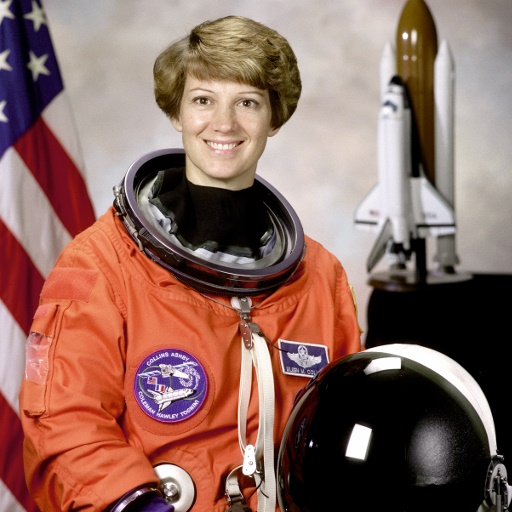
#> input picture 5th_year/Computer_Vision/lab8/image.jpg, 512 x 512 px
$ python haar-cascade.py
#> lines starting #> are read from the running program, lines starting #| are printed output that depends on the picture; after the words box and inside, x2 and y2 are one past the last pixel; in counts of white or black regions, pixels touching at a corner belong together
import cv2

face_cascade = cv2.CascadeClassifier('haarcascade_frontalface_default.xml')
eye_cascade = cv2.CascadeClassifier('haarcascade_eye.xml')

img = cv2.imread('image.jpg')
#> img is the input picture: shape (512, 512, 3); mean B, G, R 96.5, 105.8, 141.6
img_gray = cv2.cvtColor(img, cv2.COLOR_BGR2GRAY)
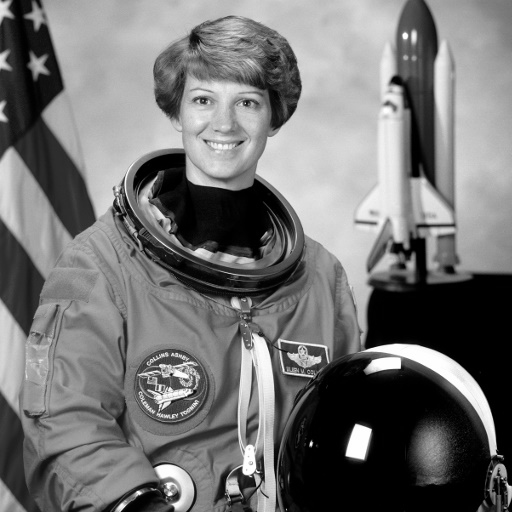
#> img_gray: shape (512, 512); min 0, max 255, mean 115.4

faces = face_cascade.detectMultiScale(img_gray)
#> faces = [[176, 65, 96, 96]]

for (x, y, w, h) in faces:
    cv2.rectangle(img, (x, y), (x+w, y+h), (255, 0, 0), 2)
    roi_gray = img_gray[y:y+h, x:x+w]
    roi_color = img[y:y+h, x:x+w]
    eyes = eye_cascade.detectMultiScale(roi_gray)
    for (ex, ey, ew, eh) in eyes:
        cv2.rectangle(roi_color, (ex, ey), (ex+ew, ey+eh), (0, 255, 0), 2)
#> this loop made 1 pass
#> (x, y, w, h, eyes) on pass 1: (176, 65, 96, 96, [[11, 21, 30, 30], [57, 24, 28, 28]])
#> pass 1, `roi_gray = img_gray[y:y+h, x:x+w]`:
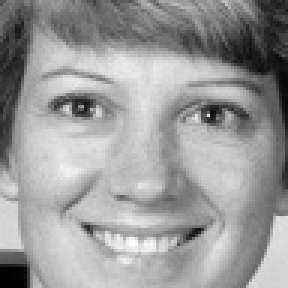
#> roi_gray: shape (96, 96) (shown 3 times larger); min 0, max 254, mean 154.7
#> pass 1, `roi_color = img[y:y+h, x:x+w]`:
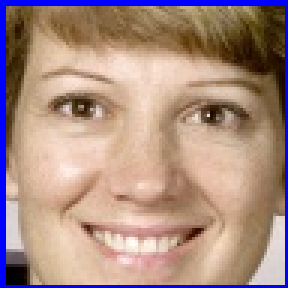
#> roi_color: shape (96, 96, 3) (shown 3 times larger); mean B, G, R 132.9, 141.6, 170.3
#> after the loop:
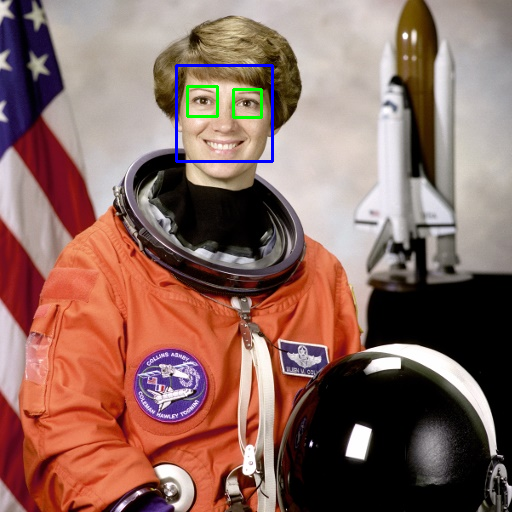
#> img: shape (512, 512, 3); 0.7% of pixels changed, all inside (x1, y1, x2, y2) = (175, 64, 274, 163)
#> after the loop:
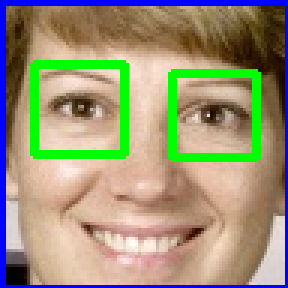
#> roi_color: shape (96, 96, 3) (shown 3 times larger); 7.47% of pixels changed, all inside (x1, y1, x2, y2) = (10, 20, 87, 54)

cv2.imshow("image", img)
cv2.waitKey(0)
cv2.destroyAllWindows()
